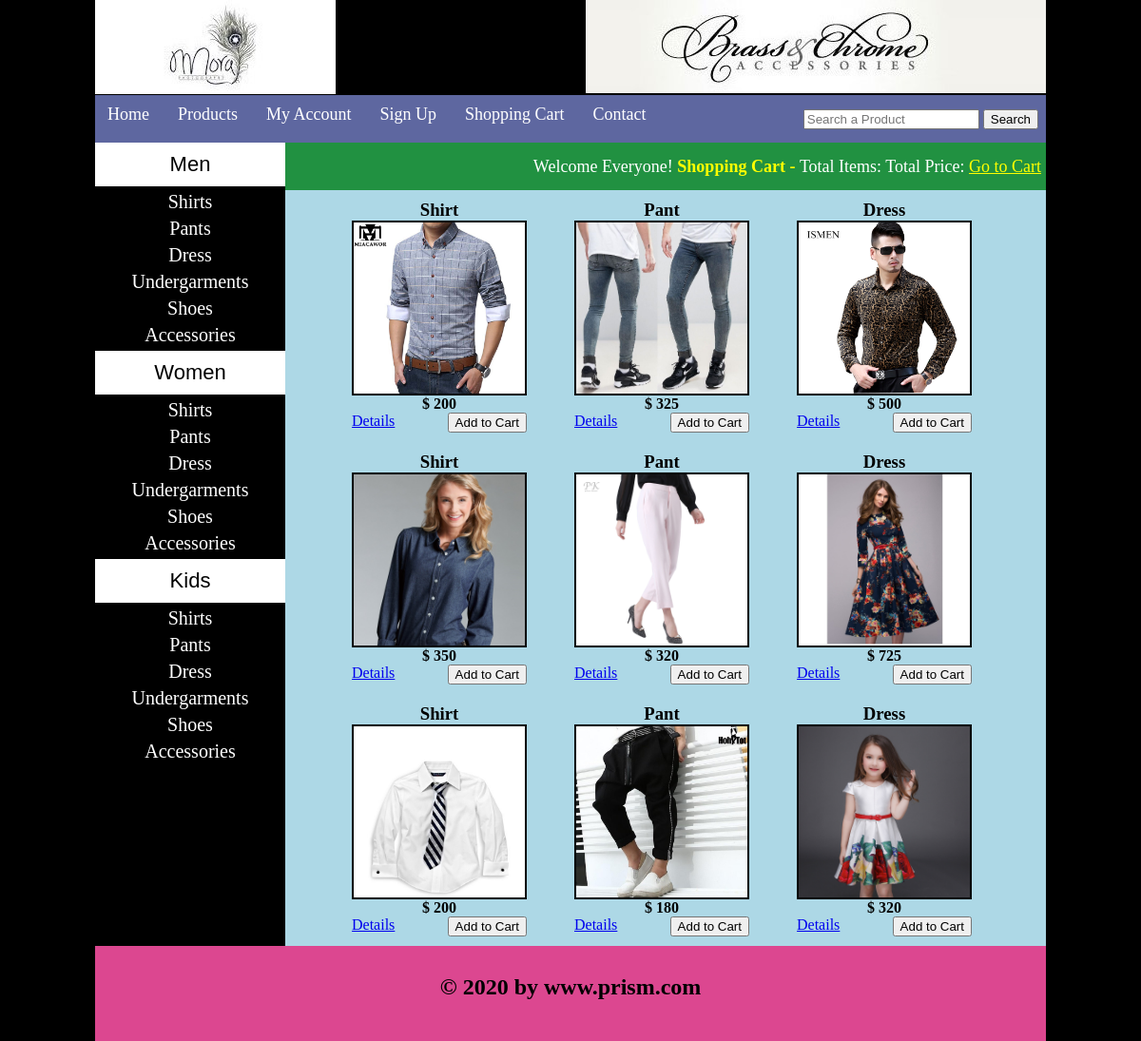
/all_products.php, run on the app's committed database.
### tables this page shows
CREATE TABLE `men` (
  `men_id` int(100) NOT NULL,
  `men_title` text NOT NULL
);

CREATE TABLE `women` (
  `women_id` int(100) NOT NULL,
  `women_title` text NOT NULL
);

CREATE TABLE `kids` (
  `kids_id` int(100) NOT NULL,
  `kids_title` text NOT NULL
);

CREATE TABLE `products` (
  `product_id` int(100) NOT NULL,
  `product_men` int(100) NOT NULL,
  `product_women` int(100) NOT NULL,
  `product_kids` int(100) NOT NULL,
  `product_title` varchar(200) NOT NULL,
  `product_price` int(100) NOT NULL,
  `product_descrip` text NOT NULL,
  `product_image` text NOT NULL,
  `product_keywords` text NOT NULL
);

### all_products.php (the view, shortened to what this page needs)
<!DOCTYPE>
<?php
include("functions/functions.php");
?>
<html>
	<head>
		<link rel="stylesheet" href="styles/style.css" media="all"/>
	</head>
<body>
	<div class="main_wrapper">
				<?php
				include("header.php")
				?>
		<div class="content_wrapper">
			<div id ="sidebar">
				<div id="sidebar_title">Men</div>
				<ul id="saman">
					<?php getMen(); ?>
				</ul>
				<div id="sidebar_title">Women</div>
				<ul id="saman">
					<?php getWomen(); ?>
				</ul>
				<div id="sidebar_title">Kids</div>
				<ul id="saman">
					<?php getKids(); ?>
				</ul>
			</div>
			<div id="content_area">
				<div id="shopping_cart">
					<span style="float:right; font-size:18px; padding:5px; line-height:40px;">
					Welcome Everyone! <b style="color:yellow">Shopping Cart - </b> Total Items: Total Price: <a href="cart.php" style="color:yellow">Go to Cart</a>
					</span>
				</div>
				<div id="products_box">
					<?php
						$get_pro = "select * from products";
						$run_pro = mysqli_query($con, $get_pro);
						while($row_pro=mysqli_fetch_array($run_pro)){
							$pro_id = $row_pro['product_id'];
							$pro_title = $row_pro['product_title'];
							$pro_price = $row_pro['product_price'];
							$pro_image = $row_pro['product_image'];
						echo "
							<div id='single_product'>
								<h3>$pro_title</h3>
								<img src='admin_area/product_images/$pro_image' width='180' height='180'/>
								<p><b>$ $pro_price</b></p>
								<a href ='details.php?pro_id=$pro_id' style='float:left;'>Details</a>
								<a href='index.php?pro_id=$pro_id'><button style='float:right'>Add to Cart</button></a>
							</div>
						";
					}
					?>
				</div>
			</div>
		</div>
		<div id="footer">
		<h2 style="text-align:center; padding-top:30px;">&copy; 2020 by www.prism.com</h2>
		</div>
	</div>
</body>
</html>

### functions/functions.php (shortened to what this page needs)
<?php
$con = mysqli_connect("localhost","shristic_prism","prism","shristic_ecommerce");
function getMen(){
	global $con;
	$get_men = "select * from men";
	$run_men = mysqli_query($con, $get_men);
		while ($row_men=mysqli_fetch_array($run_men)){
			$men_id = $row_men['men_id'];
			$men_title = $row_men['men_title'];
		echo "<li><a href='index.php?men=$men_id'>$men_title</a></li>";
		}
}
function getWomen(){
	global $con;
	$get_women = "select * from women";
	$run_women = mysqli_query($con, $get_women);
		while ($row_women=mysqli_fetch_array($run_women)){
			$women_id = $row_women['women_id'];
			$women_title = $row_women['women_title'];
		echo "<li><a href='index.php?women=$women_id'>$women_title</a></li>";
		}
}
function getKids(){
	global $con;
	$get_kids = "select * from kids";
	$run_kids = mysqli_query($con, $get_kids);
		while ($row_kids=mysqli_fetch_array($run_kids)){
			$kids_id = $row_kids['kids_id'];
			$kids_title = $row_kids['kids_title'];
		echo "<li><a href='index.php?kids=$kids_id'>$kids_title</a></li>";
		}
}
?>

### styles/style.css (style rules this page uses)
html, body, div, span, applet, object, iframe, h1, h2, h3, h4, h5, h6, p, blockquote, pre, a, abbr, acronym, address, big, cite, code, del, dfn, em, img, ins, kbd, q, s, samp, small, strike, strong, sub, sup, tt, var, b, u, i, center, dl, dt, dd, ol, ul, li, fieldset, form, label, legend, table, caption, tbody, tfoot, thead, tr, th, td, article, aside, canvas, details, embed, figure, figcaption, footer, header, hgroup, menu, nav, output, ruby, section, summary, time, mark, audio, video { margin: 0; padding: 0; border: 0; vertical-align: baseline; }
body { background:#000; }
.main_wrapper { width:1000px; height:auto; margin:auto; background:black; }
.content_wrapper { width:1000px; margin:auto; background:pink; }
#content_area { width:800px; float:right; background:lightblue; }
#sidebar { width:200px; background:black; float:left; }
#sidebar_title { background-color:white; color:black; font-size:22px; font-family:arial; padding:10px; text-align:center; }
#saman { text-align:center; }
#saman li { list-style:none; margin:5px; }
#saman a { color:white; padding:8px; margin:5px; text-align:center; font-size:20px; text-decoration:none; font-family:Comic Sans MS }
#products_box { width:780px; text-align:center; margin-left:30px; margin-bottom:10px; }
#single_product { float:left; margin-left:30px; padding:10px; }
#single_product img { border:2px solid black; }
#shopping_cart { width:800px; height: 50px; background:#219141; color:white; }
#footer { width:1000px; height:100px; background:#dc4790; clear:both; }

### data on the page
men: men_title "Shirts"
men: men_title "Pants"
men: men_title "Dress"
men: men_title "Undergarments"
men: men_title "Shoes"
men: men_title "Accessories"
women: women_title "Shirts"
women: women_title "Pants"
women: women_title "Dress"
women: women_title "Undergarments"
women: women_title "Shoes"
women: women_title "Accessories"
kids: kids_title "Shirts"
kids: kids_title "Pants"
kids: kids_title "Dress"
kids: kids_title "Undergarments"
kids: kids_title "Shoes"
kids: kids_title "Accessories"
products: product_title "Shirt", product_image (picture), product_price "200"
products: product_title "Pant", product_image (picture), product_price "325"
products: product_title "Dress", product_image (picture), product_price "500"
products: product_title "Shirt", product_image (picture), product_price "350"
products: product_title "Pant", product_image (picture), product_price "320"
products: product_title "Dress", product_image (picture), product_price "725"
products: product_title "Shirt", product_image (picture), product_price "200"
products: product_title "Pant", product_image (picture), product_price "180"
products: product_title "Dress", product_image (picture), product_price "320"
